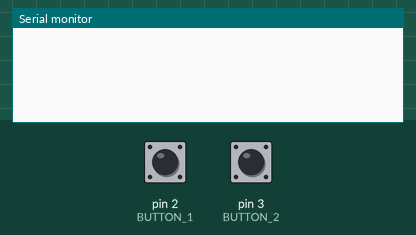
Bench run of a sketch on a simulated Arduino Uno, built with avr-gcc and run on an emulated ATmega328P. On the bench: the last lines printed to the serial monitor. The inputs (shaded band) are chosen by the test bench; at power-on: pin 2 (BUTTON_1) HIGH, pin 3 (BUTTON_2) HIGH.

Above: at 1.2 s.
1.3 s: pin 2 (BUTTON_1) pulled LOW for 0.15 s
At 1.9 s:
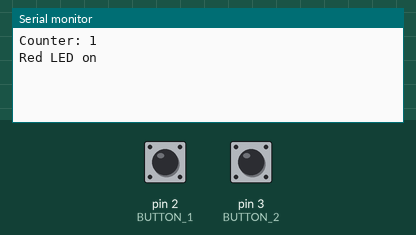
3.0 s: pin 3 (BUTTON_2) pulled LOW for 0.15 s
At 4.1 s:
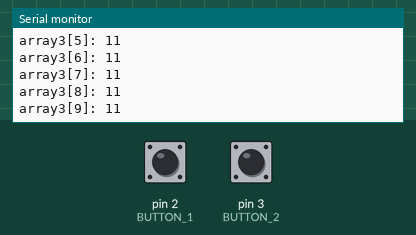
4.7 s: pin 2 (BUTTON_1) pulled LOW for 1 s
At 6.9 s:
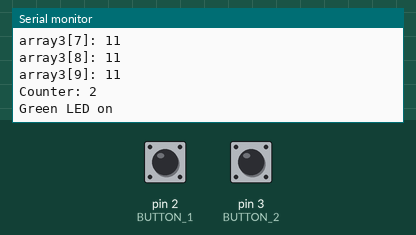
7.3 s: pin 2 (BUTTON_1) pulled LOW for 0.15 s
At 8.7 s:
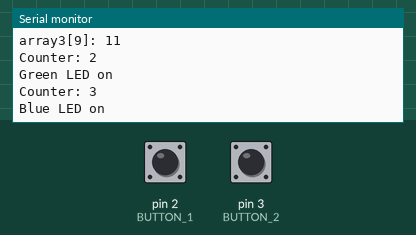
9.0 s: pin 3 (BUTTON_2) pulled LOW for 1 s
At 10.11 s:
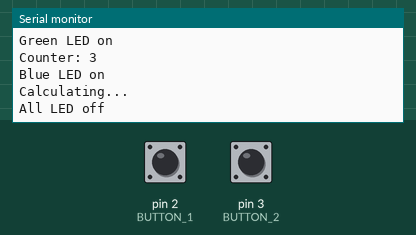
Timing chart, 0 to 12.0 s (numbered marks = the images above; inputs shaded):
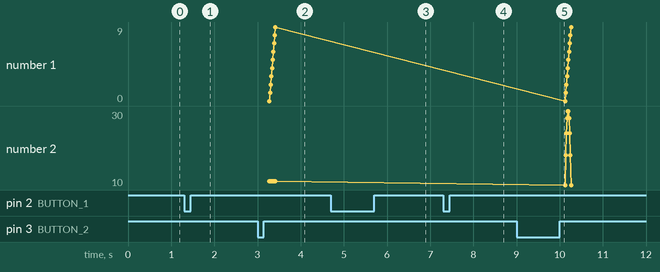

The sketch:

Problem3.ino
```cpp
// Repeat prob 7 with interrupts

// Define buttons and delay time
#define BUTTON_1 2
#define BUTTON_2 3
#define TIME 100

// First two, 10 ints, third empty
int array1[10] = {1, 2, 3, 4, 5, 6, 7, 8, 9, 10};
int array2[10] = {10, 9, 8, 7, 6, 5, 4, 3, 2, 1};
int array3[10];
// init counter
int counter = 0;

// init button flags, volatile since its in main loop and ISR
volatile int button1flag = 0;
volatile int button2flag = 0;


void setup() {
  // init comms
  Serial.begin(9600);

  // init buttons
  pinMode(BUTTON_1, INPUT_PULLUP);
  pinMode(BUTTON_2, INPUT_PULLUP);

  // Create ISR vector table
  attachInterrupt(digitalPinToInterrupt(BUTTON_1), isr_button1, CHANGE);
  attachInterrupt(digitalPinToInterrupt(BUTTON_2), isr_button2, CHANGE);
}

void loop() {
  // Detect button 1 press from flag
  if (button1flag == 1) {
    // wait to avoid double press then increment counter
    delay(TIME);
    counter++;

    // Turn on LEDs based on counter value
    if (counter == 1) {
      Serial.print("Counter: ");
      Serial.println(counter);
      Serial.println("Red LED on");
    } else if (counter == 2) {
      Serial.print("Counter: ");
      Serial.println(counter);
      Serial.println("Green LED on");
    } else if (counter == 3) {
      Serial.print("Counter: ");
      Serial.println(counter);
      Serial.println("Blue LED on");
    } else {
      counter = 0; // Reset counter if it goes beyond 3
      Serial.print("Counter: ");
      Serial.println(counter);
      Serial.println("All LED off");
    }
    // reset flag
    button1flag = 0;
  }

  // Detect button 2 press from flag
  if (button2flag == 1) {
    Serial.println("Calculating...");
    // delay to look cool
    delay(TIME);

    // Turn off all LEDs while calc
    Serial.println("All LED off");

    // Find array 3 using selected operation
    for (int i = 0; i < 10; i++) {
      if (counter == 1) { // Addition
        array3[i] = array1[i] + array2[i];
      } else if (counter == 2) { // Subtraction
        array3[i] = array1[i] - array2[i];
      } else if (counter == 3) { // Multiplication
        array3[i] = array1[i] * array2[i];
      }
    }
    // Turn on all LEDs once array 3 is saved
    Serial.println("All LED on");

    // Print results
    for (int i = 0; i < 10; i++) {
      Serial.print("array3[");
      Serial.print(i);
      Serial.print("]: ");
      Serial.println(array3[i]);
    }
    // reset flag
    button2flag = 0;
  }
}

// isr for button 1
void isr_button1() {
  if (digitalRead(BUTTON_1)) {
    button1flag = 1;
  }
}

// isr for button 2
void isr_button2() {
  if (digitalRead(BUTTON_2)) {
    button2flag = 1;
  }
}
```

Measured:
- after the input at 1.3 s, the serial monitor: prints a new line after 0.25 s (image 1)
- after the input at 3.0 s, the serial monitor: prints a new line after 0.15 s (image 2)
- after the input at 4.7 s, the serial monitor: prints a new line after 1.1 s (image 3)
- after the input at 7.3 s, the serial monitor: prints a new line after 0.25 s (image 4)
- after the input at 9.0 s, the serial monitor: prints a new line after 1.0 s (image 5)
- plotted number 2: 11 → 10 after the input at 9.0 s
